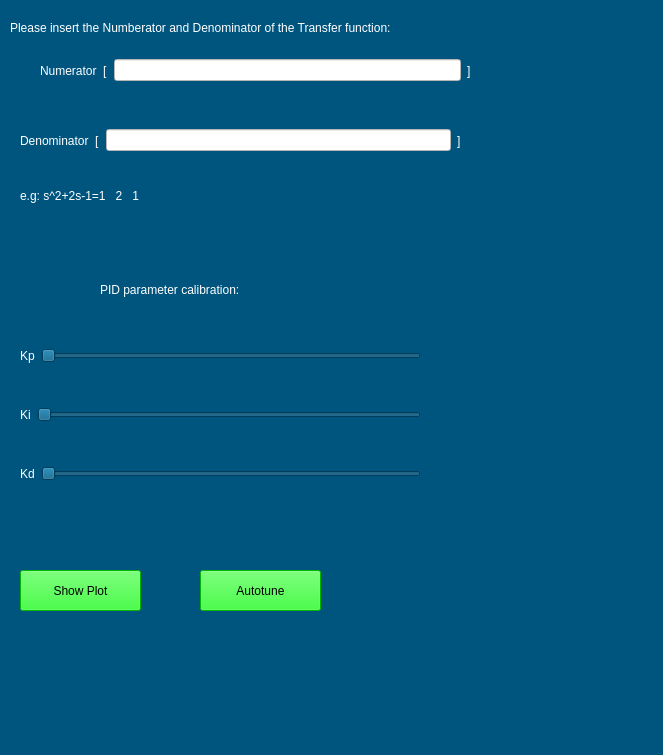
<?xml version="1.0" encoding="UTF-8"?>
<ui version="4.0">
 <class>MainWindow</class>
 <widget class="QMainWindow" name="MainWindow">
  <property name="geometry">
   <rect>
    <x>0</x>
    <y>0</y>
    <width>663</width>
    <height>755</height>
   </rect>
  </property>
  <property name="windowTitle">
   <string>PID controller design</string>
  </property>
  <property name="styleSheet">
   <string notr="true">background-color: rgb(0, 85, 127);</string>
  </property>
  <property name="tabShape">
   <enum>QTabWidget::Rounded</enum>
  </property>
  <widget class="QWidget" name="centralwidget">
   <widget class="QWidget" name="horizontalLayoutWidget">
    <property name="geometry">
     <rect>
      <x>40</x>
      <y>40</y>
      <width>431</width>
      <height>61</height>
     </rect>
    </property>
    <layout class="QHBoxLayout" name="horizontalLayout">
     <item>
      <widget class="QLabel" name="label">
       <property name="styleSheet">
        <string notr="true">font: 12pt &quot;MS Shell Dlg 2&quot;;
color: rgb(255, 255, 255);</string>
       </property>
       <property name="text">
        <string>Numerator</string>
       </property>
      </widget>
     </item>
     <item>
      <widget class="QLabel" name="label_2">
       <property name="styleSheet">
        <string notr="true">font: 12pt &quot;MS Shell Dlg 2&quot;;
color: rgb(255, 255, 255);</string>
       </property>
       <property name="text">
        <string>[</string>
       </property>
      </widget>
     </item>
     <item>
      <widget class="QLineEdit" name="lineEdit">
       <property name="styleSheet">
        <string notr="true">background-color: rgb(255, 255, 255);</string>
       </property>
      </widget>
     </item>
     <item>
      <widget class="QLabel" name="label_3">
       <property name="styleSheet">
        <string notr="true">font: 12pt &quot;MS Shell Dlg 2&quot;;
color: rgb(255, 255, 255);</string>
       </property>
       <property name="text">
        <string>]</string>
       </property>
      </widget>
     </item>
    </layout>
   </widget>
   <widget class="QLabel" name="label_7">
    <property name="geometry">
     <rect>
      <x>10</x>
      <y>20</y>
      <width>681</width>
      <height>16</height>
     </rect>
    </property>
    <property name="styleSheet">
     <string notr="true">font: 12pt &quot;MS Shell Dlg 2&quot;;

color: rgb(255, 255, 255);</string>
    </property>
    <property name="text">
     <string>Please insert the Numberator and Denominator of the Transfer function:</string>
    </property>
   </widget>
   <widget class="QWidget" name="horizontalLayoutWidget_2">
    <property name="geometry">
     <rect>
      <x>20</x>
      <y>110</y>
      <width>441</width>
      <height>61</height>
     </rect>
    </property>
    <layout class="QHBoxLayout" name="horizontalLayout_2">
     <item>
      <widget class="QLabel" name="label_4">
       <property name="styleSheet">
        <string notr="true">font: 12pt &quot;MS Shell Dlg 2&quot;;
color: rgb(255, 255, 255);</string>
       </property>
       <property name="text">
        <string>Denominator</string>
       </property>
      </widget>
     </item>
     <item>
      <widget class="QLabel" name="label_5">
       <property name="styleSheet">
        <string notr="true">font: 12pt &quot;MS Shell Dlg 2&quot;;
color: rgb(255, 255, 255);</string>
       </property>
       <property name="text">
        <string>[</string>
       </property>
      </widget>
     </item>
     <item>
      <widget class="QLineEdit" name="lineEdit_2">
       <property name="styleSheet">
        <string notr="true">background-color: rgb(255, 255, 255);</string>
       </property>
      </widget>
     </item>
     <item>
      <widget class="QLabel" name="label_6">
       <property name="styleSheet">
        <string notr="true">font: 12pt &quot;MS Shell Dlg 2&quot;;
color: rgb(255, 255, 255);</string>
       </property>
       <property name="text">
        <string>]</string>
       </property>
      </widget>
     </item>
    </layout>
   </widget>
   <widget class="QLabel" name="label_8">
    <property name="geometry">
     <rect>
      <x>20</x>
      <y>170</y>
      <width>241</width>
      <height>51</height>
     </rect>
    </property>
    <property name="styleSheet">
     <string notr="true">font: 12pt &quot;MS Shell Dlg 2&quot;;
color: rgb(255, 255, 255);</string>
    </property>
    <property name="text">
     <string>e.g: s^2+2s-1=1   2   1</string>
    </property>
   </widget>
   <widget class="QLabel" name="label_12">
    <property name="geometry">
     <rect>
      <x>100</x>
      <y>280</y>
      <width>261</width>
      <height>20</height>
     </rect>
    </property>
    <property name="styleSheet">
     <string notr="true">color: rgb(255, 255, 255);
font: 75 8pt &quot;MS Shell Dlg 2&quot;;
font: 12pt &quot;MS Shell Dlg 2&quot;;</string>
    </property>
    <property name="text">
     <string>PID parameter calibration:</string>
    </property>
   </widget>
   <widget class="QLabel" name="label_13">
    <property name="geometry">
     <rect>
      <x>450</x>
      <y>310</y>
      <width>121</width>
      <height>63</height>
     </rect>
    </property>
    <property name="styleSheet">
     <string notr="true">font: 75 12pt &quot;MS Shell Dlg 2&quot;;
color: rgb(255, 255, 255);</string>
    </property>
    <property name="text">
     <string/>
    </property>
   </widget>
   <widget class="QLabel" name="label_14">
    <property name="geometry">
     <rect>
      <x>450</x>
      <y>380</y>
      <width>121</width>
      <height>63</height>
     </rect>
    </property>
    <property name="styleSheet">
     <string notr="true">font: 75 12pt &quot;MS Shell Dlg 2&quot;;
color: rgb(255, 255, 255);</string>
    </property>
    <property name="text">
     <string/>
    </property>
   </widget>
   <widget class="QLabel" name="label_15">
    <property name="geometry">
     <rect>
      <x>450</x>
      <y>460</y>
      <width>131</width>
      <height>63</height>
     </rect>
    </property>
    <property name="styleSheet">
     <string notr="true">font: 75 12pt &quot;MS Shell Dlg 2&quot;;
color: rgb(255, 255, 255);</string>
    </property>
    <property name="text">
     <string/>
    </property>
   </widget>
   <widget class="QPushButton" name="pushButton">
    <property name="geometry">
     <rect>
      <x>20</x>
      <y>570</y>
      <width>121</width>
      <height>41</height>
     </rect>
    </property>
    <property name="styleSheet">
     <string notr="true">font: 75 12pt &quot;MS Shell Dlg 2&quot;;
background-color: rgb(0, 255, 255);
background-color: rgb(0, 255, 0);</string>
    </property>
    <property name="text">
     <string>Show Plot</string>
    </property>
   </widget>
   <widget class="QPushButton" name="pushButton_2">
    <property name="geometry">
     <rect>
      <x>200</x>
      <y>570</y>
      <width>121</width>
      <height>41</height>
     </rect>
    </property>
    <property name="styleSheet">
     <string notr="true">font: 75 12pt &quot;MS Shell Dlg 2&quot;;
background-color: rgb(0, 255, 255);
background-color: rgb(0, 255, 0);</string>
    </property>
    <property name="text">
     <string>Autotune</string>
    </property>
   </widget>
   <widget class="QWidget" name="">
    <property name="geometry">
     <rect>
      <x>20</x>
      <y>310</y>
      <width>401</width>
      <height>211</height>
     </rect>
    </property>
    <layout class="QVBoxLayout" name="verticalLayout">
     <item>
      <layout class="QHBoxLayout" name="horizontalLayout_3">
       <item>
        <widget class="QLabel" name="label_9">
         <property name="styleSheet">
          <string notr="true">font: 75 12pt &quot;MS Shell Dlg 2&quot;;
color: rgb(255, 255, 255);</string>
         </property>
         <property name="text">
          <string>Kp</string>
         </property>
        </widget>
       </item>
       <item>
        <widget class="QSlider" name="horizontalSlider">
         <property name="styleSheet">
          <string notr="true">color: rgb(0, 0, 0);</string>
         </property>
         <property name="maximum">
          <number>1000</number>
         </property>
         <property name="orientation">
          <enum>Qt::Horizontal</enum>
         </property>
        </widget>
       </item>
      </layout>
     </item>
     <item>
      <layout class="QHBoxLayout" name="horizontalLayout_4">
       <item>
        <widget class="QLabel" name="label_10">
         <property name="styleSheet">
          <string notr="true">font: 75 12pt &quot;MS Shell Dlg 2&quot;;
color: rgb(255, 255, 255);</string>
         </property>
         <property name="text">
          <string>Ki</string>
         </property>
        </widget>
       </item>
       <item>
        <widget class="QSlider" name="horizontalSlider_2">
         <property name="orientation">
          <enum>Qt::Horizontal</enum>
         </property>
        </widget>
       </item>
      </layout>
     </item>
     <item>
      <layout class="QHBoxLayout" name="horizontalLayout_5">
       <item>
        <widget class="QLabel" name="label_11">
         <property name="styleSheet">
          <string notr="true">font: 75 12pt &quot;MS Shell Dlg 2&quot;;
color: rgb(255, 255, 255);</string>
         </property>
         <property name="text">
          <string>Kd</string>
         </property>
        </widget>
       </item>
       <item>
        <widget class="QSlider" name="horizontalSlider_3">
         <property name="orientation">
          <enum>Qt::Horizontal</enum>
         </property>
        </widget>
       </item>
      </layout>
     </item>
    </layout>
   </widget>
  </widget>
  <widget class="QMenuBar" name="menubar">
   <property name="geometry">
    <rect>
     <x>0</x>
     <y>0</y>
     <width>663</width>
     <height>26</height>
    </rect>
   </property>
  </widget>
  <widget class="QStatusBar" name="statusbar"/>
 </widget>
 <resources/>
 <connections/>
</ui>
